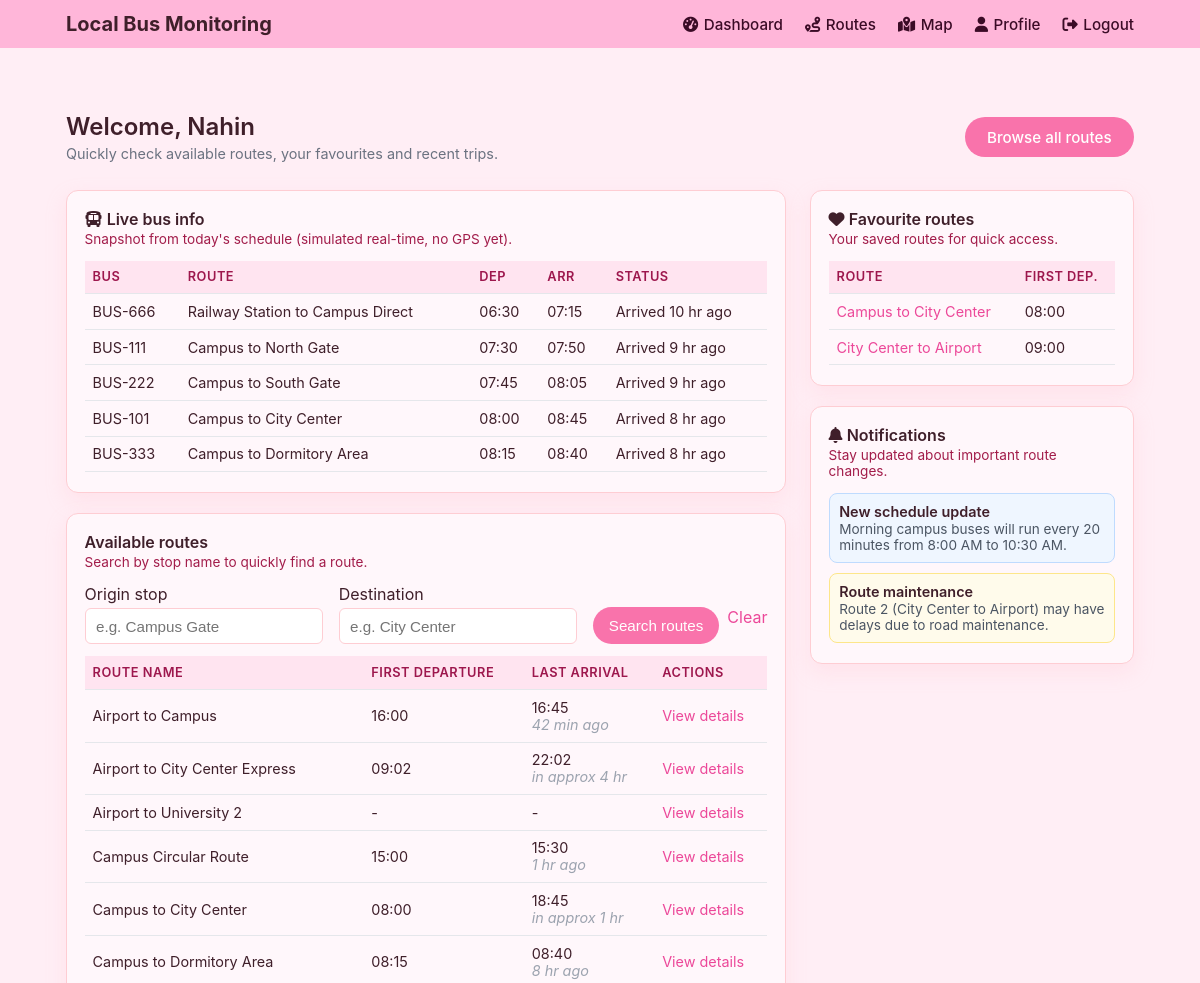
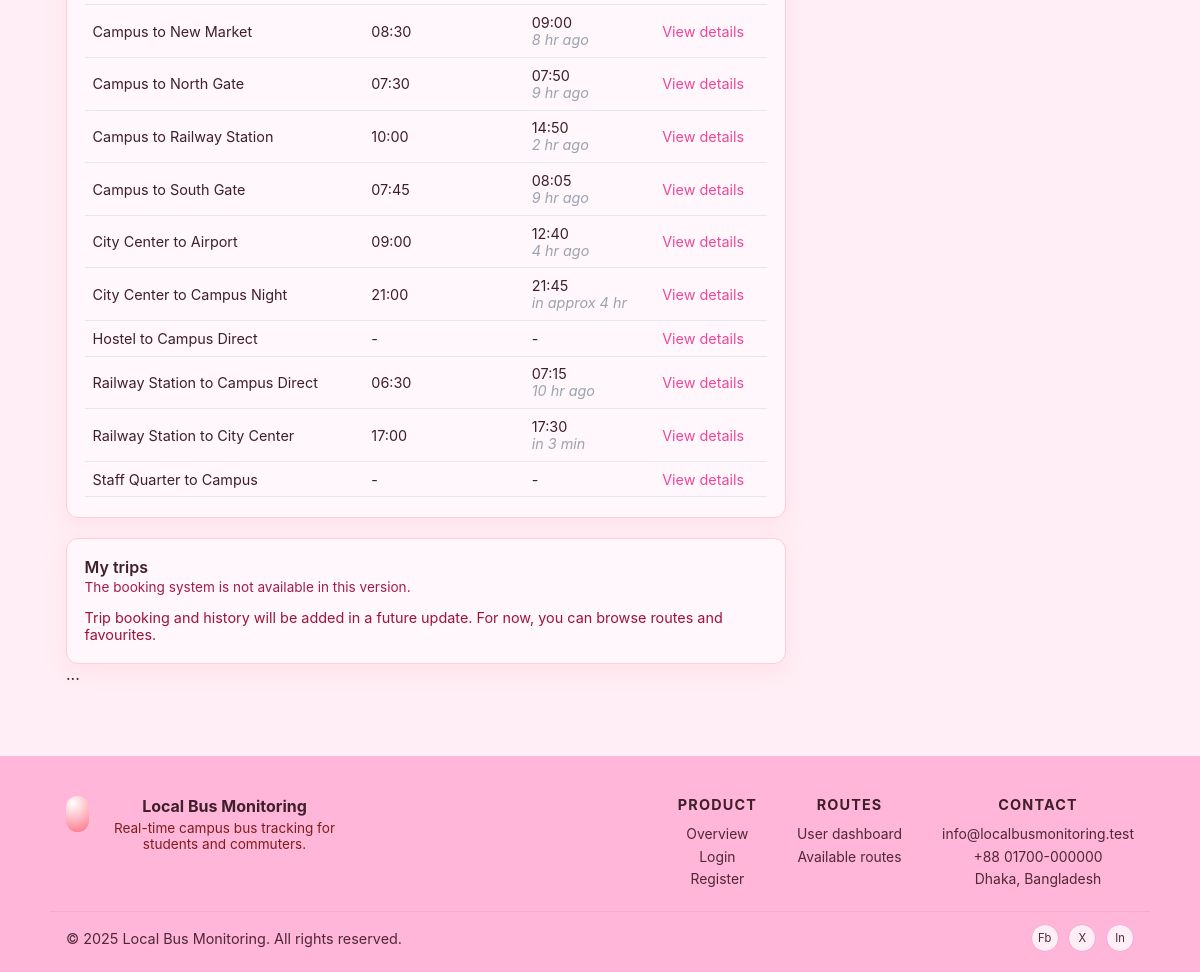
The page /pages/dashboard.php (signed in) on the database its author committed (2 pictures, top to bottom).
### tables this page shows
CREATE TABLE `user` (
  `user_id` int(11) NOT NULL,
  `name` varchar(100) NOT NULL,
  `email` varchar(100) NOT NULL,
  `phone_number` varchar(20) DEFAULT NULL,
  `password` varchar(255) NOT NULL
);

CREATE TABLE `schedule` (
  `schedule_id` int(11) NOT NULL,
  `departure_time` time NOT NULL,
  `arrival_time` time NOT NULL,
  `route_id` int(11) NOT NULL,
  `admin_id` int(11) NOT NULL,
  `driver_id` int(11) NOT NULL
);

CREATE TABLE `bus` (
  `bus_id` int(11) NOT NULL,
  `bus_num` varchar(50) NOT NULL,
  `capacity` int(11) NOT NULL,
  `route_id` int(11) NOT NULL,
  `schedule_id` int(11) NOT NULL
);

CREATE TABLE `route` (
  `route_id` int(11) NOT NULL,
  `route_name` varchar(100) NOT NULL
);

### pages/dashboard.php (the view, shortened to what this page needs)
<?php
include __DIR__ . "/../includes/header.php";
include __DIR__ . "/../includes/db.php";
$search_origin = isset($_GET['origin']) ? trim($_GET['origin']) : '';
$search_destination = isset($_GET['destination']) ? trim($_GET['destination']) : '';
$user_id = $_SESSION['user_id'] ?? null;
$userProfile = null;
if ($user_id !== null) {
    $stmt = mysqli_prepare($conn, "SELECT name, email, phone_number FROM user WHERE user_id = ?");
    if ($stmt) {
        mysqli_stmt_bind_param($stmt, "i", $user_id);
        mysqli_stmt_execute($stmt);
        $result = mysqli_stmt_get_result($stmt);
        if ($result && mysqli_num_rows($result) > 0) {
            $userProfile = mysqli_fetch_assoc($result);
        }
    }
}
$routes = [];
$routes_sql = "
    SELECT DISTINCT r.route_id, r.route_name,
           MIN(s.departure_time) AS first_departure,
           MAX(s.arrival_time) AS last_arrival
    FROM route r
    LEFT JOIN schedule s ON s.route_id = r.route_id
    LEFT JOIN route_stops rs ON rs.route_id = r.route_id
    LEFT JOIN stop st ON st.stop_id = rs.stop_id
    WHERE 1 = 1
";
$routes_sql .= " GROUP BY r.route_id, r.route_name ORDER BY r.route_name ASC LIMIT 20";
if ($stmt = mysqli_prepare($conn, $routes_sql)) {
    mysqli_stmt_execute($stmt);
    $result = mysqli_stmt_get_result($stmt);
    if ($result) {
        while ($row = mysqli_fetch_assoc($result)) {
            $routes[] = $row;
        }
    }
}
function format_arrival_status(?string $time): string
{
    $now = new DateTime('now');
    $arrival = DateTime::createFromFormat('H:i:s', $time);
    $diffMinutes = (int) round(($arrival->getTimestamp() - $now->getTimestamp()) / 60);
    if ($diffMinutes > 60) {
        $hours = (int) floor($diffMinutes / 60);
        return "in approx {$hours} hr";
    }
    if ($diffMinutes > 1) {
        return "in {$diffMinutes} min";
    }
    $past = abs($diffMinutes);
    if ($past > 60) {
        $hours = (int) floor($past / 60);
        return "{$hours} hr ago";
    }
    return "{$past} min ago";
}
$favouriteRoutes = [];
if ($user_id !== null) {
    $fav_sql = "
        SELECT r.route_id, r.route_name,
               MIN(s.departure_time) AS first_departure,
               MAX(s.arrival_time) AS last_arrival
        FROM user_favourite_route uf
        JOIN route r ON r.route_id = uf.route_id
        LEFT JOIN schedule s ON s.route_id = r.route_id
        WHERE uf.user_id = ?
        GROUP BY r.route_id, r.route_name
        ORDER BY r.route_name ASC
        LIMIT 10
    ";
    if ($stmt = mysqli_prepare($conn, $fav_sql)) {
        mysqli_stmt_bind_param($stmt, "i", $user_id);
        mysqli_stmt_execute($stmt);
        $result = mysqli_stmt_get_result($stmt);
        if ($result) {
            while ($row = mysqli_fetch_assoc($result)) {
                $favouriteRoutes[] = $row;
            }
        }
    }
}
$liveBuses = [];
$schedule_sql = "
    SELECT
        s.departure_time,
        s.arrival_time,
        r.route_name,
        b.bus_num,
        d.driver_name
    FROM schedule s
    JOIN route r ON r.route_id = s.route_id
    JOIN bus b ON b.schedule_id = s.schedule_id
    LEFT JOIN driver d ON d.driver_id = s.driver_id
    ORDER BY s.departure_time ASC
    LIMIT 5
";
if ($result = mysqli_query($conn, $schedule_sql)) {
    while ($row = mysqli_fetch_assoc($result)) {
        $liveBuses[] = $row;
    }
}
$notifications = [
    [
        "title" => "New schedule update",
        "body" => "Morning campus buses will run every 20 minutes from 8:00 AM to 10:30 AM.",
        "type" => "info"
    ],
    [
        "title" => "Route maintenance",
        "body" => "Route 2 (City Center to Airport) may have delays due to road maintenance.",
        "type" => "warning"
    ]
];
?>
<section class="dashboard container">
    <div class="dashboard-header">
        <div>
            <h2 class="dashboard-title">
                Welcome, <?php echo htmlspecialchars($userProfile['name'] ?? ($_SESSION['user_name'] ?? 'User')); ?>
            </h2>
            <p class="dashboard-subtitle">
                Quickly check available routes, your favourites and recent trips.
            </p>
        </div>
        <div class="dashboard-actions">
            <a href="/bus/pages/routes.php" class="btn-primary dashboard-primary-btn">Browse all routes</a>
        </div>
    </div>
    <div class="dashboard-grid">
        <div class="dashboard-main">
            <section class="card">
                <div class="card-header">
                    <div>
                        <h3><i class="fa-solid fa-bus"></i> Live bus info</h3>
                        <p class="card-subtitle">Snapshot from today's schedule (simulated real-time, no GPS yet).</p>
                    </div>
                </div>
                <?php if (!empty($liveBuses)): ?>
                    <div class="table-wrapper">
                        <table class="data-table">
                            <thead>
                            <tr>
                                <th>Bus</th>
                                <th>Route</th>
                                <th>Dep</th>
                                <th>Arr</th>
                                <th>Status</th>
                            </tr>
                            </thead>
                            <tbody>
                            <?php foreach ($liveBuses as $bus): ?>
                                <tr>
                                    <td><?php echo htmlspecialchars($bus['bus_num']); ?></td>
                                    <td><?php echo htmlspecialchars($bus['route_name']); ?></td>
                                    <td><?php echo htmlspecialchars(substr($bus['departure_time'], 0, 5)); ?></td>
                                    <td><?php echo htmlspecialchars(substr($bus['arrival_time'], 0, 5)); ?></td>
                                    <td class="live-status-cell"
                                        data-dep="<?php echo htmlspecialchars($bus['departure_time']); ?>"
                                        data-arr="<?php echo htmlspecialchars($bus['arrival_time']); ?>">
                                        <span class="live-status-text">-</span>
                                    </td>
                                </tr>
                            <?php endforeach; ?>
                            </tbody>
                        </table>
                    </div>
                <?php else: ?>
                    <p class="empty-state">
                        Live tracking is not enabled yet. Once real-time data is connected, you will see next bus arrivals here.
                    </p>
                <?php endif; ?>
            </section>
            <section class="card">
                <div class="card-header">
                    <div>
                        <h3>Available routes</h3>
                        <p class="card-subtitle">Search by stop name to quickly find a route.</p>
                    </div>
                </div>
                <form method="get" class="dashboard-search">
                    <div class="form-group-inline">
                        <label for="origin">Origin stop</label>
                        <input
                            type="text"
                            id="origin"
                            name="origin"
                            class="form-control"
                            placeholder="e.g. Campus Gate"
                            value="<?php echo htmlspecialchars($search_origin); ?>"
                        >
                    </div>
                    <div class="form-group-inline">
                        <label for="destination">Destination</label>
                        <input
                            type="text"
                            id="destination"
                            name="destination"
                            class="form-control"
                            placeholder="e.g. City Center"
                            value="<?php echo htmlspecialchars($search_destination); ?>"
                        >
                    </div>
                    <div class="dashboard-search-actions">
                        <button type="submit" class="btn-primary">Search routes</button>
                        <a href="/bus/pages/dashboard.php" class="link-small">Clear</a>
                    </div>
                </form>
                <div class="table-wrapper">
                    <?php if (!empty($routes)): ?>
                        <table class="data-table">
                            <thead>
                            <tr>
                                <th>Route name</th>
                                <th>First departure</th>
                                <th>Last arrival</th>
                                <th>Actions</th>
                            </tr>
                            </thead>
                            <tbody>
                            <?php foreach ($routes as $route): ?>
                                <tr>
                                    <td><?php echo htmlspecialchars($route['route_name']); ?></td>
                                    <td>
                                        <?php echo $route['first_departure'] ? htmlspecialchars(substr($route['first_departure'], 0, 5)) : '-'; ?>
                                    </td>
                                    <td>
                                        <?php if (!empty($route['last_arrival'])): ?>
                                            <?php
                                            $timeLabel = htmlspecialchars(substr($route['last_arrival'], 0, 5));
                                            $status = format_arrival_status($route['last_arrival']);
                                            ?>
                                            <?php echo $timeLabel; ?>
                                            <?php if ($status !== ''): ?>
                                                <br><span class="text-muted"><?php echo htmlspecialchars($status); ?></span>
                                            <?php endif; ?>
                                        <?php else: ?>
                                            -
                                        <?php endif; ?>
                                    </td>
                                    <td>
                                        <a href="/bus/pages/routes.php?route_id=<?php echo (int)$route['route_id']; ?>" class="link-small">
                                            View details
                                        </a>
                                    </td>
                                </tr>
                            <?php endforeach; ?>
                            </tbody>
                        </table>
                    <?php endif; ?>
                </div>
            </section>
            <section class="card">
                <div class="card-header">
                    <div>
                        <h3>My trips</h3>
                        <p class="card-subtitle">The booking system is not available in this version.</p>
                    </div>
                </div>
                <p class="empty-state">
                    Trip booking and history will be added in a future update. For now, you can browse routes and favourites.
                </p>
            </section>
        </div>
        <aside class="dashboard-sidebar">
            <section class="card">
                <div class="card-header">
                    <div>
                        <h3><i class="fa-solid fa-heart"></i> Favourite routes</h3>
                        <p class="card-subtitle">Your saved routes for quick access.</p>
                    </div>
                </div>
                <?php if (!empty($favouriteRoutes)): ?>
                    <div class="table-wrapper">
                        <table class="data-table">
                            <thead>
                            <tr>
                                <th>Route</th>
                                <th>First dep.</th>
                            </tr>
                            </thead>
                            <tbody>
                            <?php foreach ($favouriteRoutes as $fav): ?>
                                <tr>
                                    <td>
                                        <a href="/bus/pages/routes.php?route_id=<?php echo (int)$fav['route_id']; ?>" class="link-small">
                                            <?php echo htmlspecialchars($fav['route_name']); ?>
                                        </a>
                                    </td>
                                    <td>
                                        <?php echo $fav['first_departure'] ? htmlspecialchars(substr($fav['first_departure'], 0, 5)) : '-'; ?>
                                    </td>
                                </tr>
                            <?php endforeach; ?>
                            </tbody>
                        </table>
                    </div>
                <?php else: ?>
                    <p class="empty-state">
                        You have no favourite routes yet. In the future, you will be able to save routes from the routes page.
                    </p>
                <?php endif; ?>
            </section>
            <section class="card notifications-card">
                <div class="card-header">
                    <div>
                        <h3><i class="fa-solid fa-bell"></i> Notifications</h3>
                        <p class="card-subtitle">Stay updated about important route changes.</p>
                    </div>
                </div>
                <?php if (!empty($notifications)): ?>
                    <ul class="notification-list">
                        <?php foreach ($notifications as $note): ?>
                            <li class="notification-item notification-<?php echo htmlspecialchars($note['type']); ?>">
                                <h4><?php echo htmlspecialchars($note['title']); ?></h4>
                                <p><?php echo htmlspecialchars($note['body']); ?></p>
                            </li>
                        <?php endforeach; ?>
                    </ul>
                <?php else: ?>
                    <p class="empty-state">No new notifications right now.</p>
                <?php endif; ?>
            </section>
        </aside>
    </div>
...</section>
<?php include __DIR__ . "/../includes/footer.php"; ?>

### rows shown on the page
user: name "Nahin"
schedule: bus.bus_num "BUS-666", route.route_name "Railway Station to Campus Direct", departure_time "06:30", arrival_time "07:15"
schedule: bus.bus_num "BUS-111", route.route_name "Campus to North Gate", departure_time "07:30", arrival_time "07:50"
schedule: bus.bus_num "BUS-222", route.route_name "Campus to South Gate", departure_time "07:45", arrival_time "08:05"
schedule: bus.bus_num "BUS-101", route.route_name "Campus to City Center", departure_time "08:00", arrival_time "08:45"
schedule: bus.bus_num "BUS-333", route.route_name "Campus to Dormitory Area", departure_time "08:15", arrival_time "08:40"
route: route_name "Airport to Campus", first_departure "16:00", timeLabel "16:45", status "42 min ago"
route: route_name "Airport to City Center Express", first_departure "09:02", timeLabel "22:02", status "in approx 4 hr"
route: route_name "Airport to University 2"
route: route_name "Campus Circular Route", first_departure "15:00", timeLabel "15:30", status "1 hr ago"
route: route_name "Campus to City Center", first_departure "08:00", timeLabel "18:45", status "in approx 1 hr"
route: route_name "Campus to Dormitory Area", first_departure "08:15", timeLabel "08:40", status "8 hr ago"
route: route_name "Campus to New Market", first_departure "08:30", timeLabel "09:00", status "8 hr ago"
route: route_name "Campus to North Gate", first_departure "07:30", timeLabel "07:50", status "9 hr ago"
route: route_name "Campus to Railway Station", first_departure "10:00", timeLabel "14:50", status "2 hr ago"
route: route_name "Campus to South Gate", first_departure "07:45", timeLabel "08:05", status "9 hr ago"
route: route_name "City Center to Airport", first_departure "09:00", timeLabel "12:40", status "4 hr ago"
route: route_name "City Center to Campus Night", first_departure "21:00", timeLabel "21:45", status "in approx 4 hr"
route: route_name "Hostel to Campus Direct"
route: route_name "Railway Station to Campus Direct", first_departure "06:30", timeLabel "07:15", status "10 hr ago"
route: route_name "Railway Station to City Center", first_departure "17:00", timeLabel "17:30", status "in 3 min"
route: route_name "Staff Quarter to Campus"

### other values the page prints
$note['title'] "New schedule update"
$note['body'] "Morning campus buses will run every 20 minutes from 8:00 AM to 10:30 AM."
$note['title'] "Route maintenance"
$note['body'] "Route 2 (City Center to Airport) may have delays due to road maintenance."
